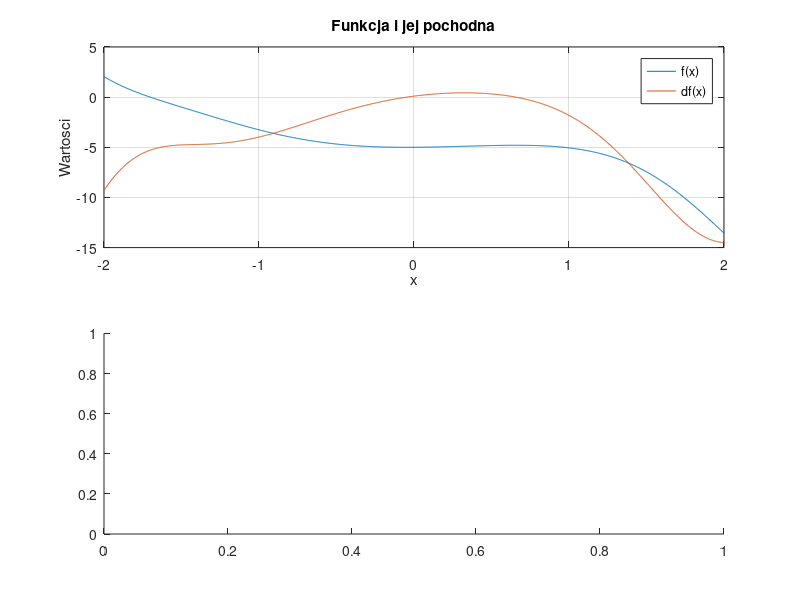

Here is the MATLAB script that generated this plot: (Note: this script raises an error after producing the figure.)
%% praca na laboratorium
clear all;
close all;
clc;
maxit = 1000;
eps = 1e-8;
start = -2;
koniec = 2;
x = linspace(-2.0, 2.0, maxit+1);
f = @(x) sin(x.^2) - x.^3 + 0.1*x - 5;
df = @(x) 2*x.*cos(x.^2) - 3*x.^2 + 0.1;

subplot(211)
plot(x, f(x), x, df(x)), grid on;
legend('f(x)', 'df(x)'), xlabel('x'), ylabel('Wartosci'), title('Funkcja i jej pochodna');


subplot(212)
h = NaN(maxit, 3, 5);
[xs,~,h(:,:,1)] = sieczne(f, start, koniec, maxit, eps);
fprintf('Dla metody siecznych rozwiązanie wynosi: %g\n', xs);
[xb,~,h(:,:,2)] = bisekcja(f, start, koniec, maxit, eps);
fprintf('Dla metody bisekcji rozwiązanie wynosi: %g\n', xb);
semilogy(h(:,1,2), abs(h(:,3,2)), 's-'), grid on;
xlabel('Liczba iteracji'), ylabel('Blad'), title('zbieznosc bisekcji');
[xnr1,~,h(:,:,3)] = newton_raphson_1(f, df, 1.0, maxit, eps);
fprintf('Dla metody Newtona-Raphsona dla x=%g rozwiązanie wynosi: %g\n', 1.0, xnr1);
[xnr2,~,h(:,:,4)] = newton_raphson_1(f, df, 0.1, maxit, eps);
fprintf('Dla metody Newtona-Raphsona dla x=%g rozwiązanie wynosi: %g\n', 0.1, xnr2);
[xnr3,~,h(:,:,5)] = newton_raphson_1(f, df, 0.0, maxit, eps);
fprintf('Dla metody Newtona-Raphsona dla x=%g rozwiązanie wynosi: %g\n', 0.0, xnr3);

%% kod do sprawozdania 
clear all;
close all;
clc;
%ustawienie wartosci 
maxit = 1000;
eps = 1e-8;
start = -2;
koniec = 2;
f = @(x) sin(x.^2) - x.^3 + 0.1*x - 5;
df = @(x) 2*x.*cos(x.^2) - 3*x.^2 + 0.1;
x = linspace(-2.0, 2.0, maxit+1);
h = NaN(maxit, 3, 5);

%wywolanie funkcji 
[xs,~,h(:,:,1)] = sieczne(f, start, koniec, maxit, eps);
[xb,~,h(:,:,2)] = bisekcja(f, start, koniec, maxit, eps);
[xnr1,~,h(:,:,3)] = newton_raphson_1(f, df, 1.0, maxit, eps);
[xnr2,~,h(:,:,4)] = newton_raphson_1(f, df, 0.1, maxit, eps);
[xnr3,~,h(:,:,5)] = newton_raphson_1(f, df, 0.0, maxit, eps);

%wypisanie wynikow
fprintf('Dla metody siecznych rozwiązanie wynosi: %g\n', xs);
fprintf('Dla metody bisekcji rozwiązanie wynosi: %g\n', xb);
fprintf('Dla metody Newtona-Raphsona dla x=%g rozwiązanie wynosi: %g\n', 1.0, xnr1);
fprintf('Dla metody Newtona-Raphsona dla x=%g rozwiązanie wynosi: %g\n', 0.1, xnr2);
fprintf('Dla metody Newtona-Raphsona dla x=%g rozwiązanie wynosi: %g\n', 0.0, xnr3);

%tworzenei wykresow
subplot(331)
semilogy(h(:,1,1), abs(h(:,3,1)), 's-'), hold on;
semilogy(h(:,1,2), abs(h(:,3,2)), 's-'), hold on;
semilogy(h(:,1,3), abs(h(:,3,3)), 's-'), hold on;
semilogy(h(:,1,4), abs(h(:,3,4)), 's-'), hold on;
semilogy(h(:,1,5), abs(h(:,3,5)), 's-'), grid on;
legend('bisekcja', 'sieczne', 'newton-raphson x=1.0','newton-raphson x=0.1', 'newton-raphson x=0.0'), 
xlabel('Liczba iteracji'), ylabel('Blad'), title('Wykres zbiorczy zbieżności');

subplot(332)
semilogy(h(:,1,1), abs(h(:,3,1)), 's-'), grid on;
xlabel('Liczba iteracji'), ylabel('Blad'), title('Zbieżność metody bisekcji');

subplot(333)
semilogy(h(:,1,2), abs(h(:,3,2)), 's-'), grid on;
xlabel('Liczba iteracji'), ylabel('Blad'), title('Zbieżność metody siecznych');

subplot(334)
semilogy(h(:,1,3), abs(h(:,3,3)), 's-'), grid on;
xlabel('Liczba iteracji'), ylabel('Blad'), title('Zbieżność metody Newtona-Raphsona 1 rzedu dla x=1.0');

subplot(335)
semilogy(h(:,1,4), abs(h(:,3,4)), 's-'), grid on;
xlabel('Liczba iteracji'), ylabel('Blad'), title('Zbieżność metody Newtona-Raphsona 1 rzedu dla x=0.1');

subplot(336)
semilogy(h(:,1,5), abs(h(:,3,5)), 's-'), grid on;
xlabel('Liczba iteracji'), ylabel('Blad'), title('Zbieżność metody Newtona-Raphsona 1 rzedu dla x=0.0');
